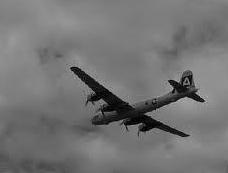
#> input picture 4 Wavelet Frame Based Image Restoration/code/2DTWFT/aircraft.jpg, 228 x 173 px
$ python -i mysubroutines.py   (imports and definitions only)
#> lines starting #> are read from the running program, lines starting #| are printed output that depends on the picture; after the words box and inside, x2 and y2 are one past the last pixel; in counts of white or black regions, pixels touching at a corner belong together
import os
import numpy as np
import matplotlib.pyplot as plt
from scipy.fftpack import fft2, ifft2
from scipy.ndimage import gaussian_filter
from Reinitial2D import Reinitial2D

# [18 lines left out: functions fspecial, psf2otf, not called in this run]

def neumann_shifts(u):
    """返回四邻域及四个对角邻域平移 (Neumann 零通量边界)"""
    u_xp = np.vstack([u[1:, :], u[-1:, :]])    # i+1, j
    u_xm = np.vstack([u[:1, :], u[:-1, :]])    # i-1, j
    u_yp = np.hstack([u[:, 1:], u[:, -1:]])    # i, j+1
    u_ym = np.hstack([u[:, :1], u[:, :-1]])    # i, j-1

    u_xp_yp = np.hstack([u_xp[:, 1:], u_xp[:, -1:]])
    u_xp_ym = np.hstack([u_xp[:, :1], u_xp[:, :-1]])
    u_xm_yp = np.hstack([u_xm[:, 1:], u_xm[:, -1:]])
    u_xm_ym = np.hstack([u_xm[:, :1], u_xm[:, :-1]])
    return u_xp, u_xm, u_yp, u_ym, u_xp_yp, u_xp_ym, u_xm_yp, u_xm_ym

# [168 lines left out: functions compute_curvature, init_level_set, solve_gac, solve_cv, not called in this run]


# 凸化 CV 模型 (Convexified CV)
def solve_convex_cv(img, max_iter=150, mu=2.0, lam_admm=1.0, alpha_g=10.0, use_edge_g=True):
    """
    Convexified Binary Mumford-Shah (Convex CV) 模型:
    min_{0 <= u <= 1} |nabla u|_g + mu <u, r>,  r = (f - c_1)^2 - (f - c_2)^2
    用 Split Bregman / ADMM 交替优化 u 与 vec{d} = nabla u
    """
    H, W = img.shape

    # 权重函数 g(x) = 1 或 1 / (1 + alpha * |\nabla f|^2)
    if use_edge_g and alpha_g > 0:
        img_s = gaussian_filter(img, sigma=1.0)
        ix_p, ix_m, iy_p, iy_m, _, _, _, _ = neumann_shifts(img_s)
        grad_sq = (0.5 * (ix_p - ix_m))**2 + (0.5 * (iy_p - iy_m))**2
        g_weight = 1.0 / (1.0 + alpha_g * grad_sq)
    else:
        g_weight = np.ones_like(img)

    # 频域差分算子用于 FFT 快速求解 u-子问题: (I - \Delta) u = rhs
    dx_k = np.zeros((H, W)); dx_k[0, 0] = -1.0; dx_k[0, 1] = 1.0
    dy_k = np.zeros((H, W)); dy_k[0, 0] = -1.0; dy_k[1, 0] = 1.0
    otf_Dx = fft2(dx_k)
    otf_Dy = fft2(dy_k)
    lap_denom = 1.0 + lam_admm * (np.abs(otf_Dx)**2 + np.abs(otf_Dy)**2)  # (I - λΔ)

    # 初始化 u \in [0, 1] (图像均值阈值初始化)
    u = (img >= np.mean(img)).astype(np.float64)
    dx = np.zeros((H, W), dtype=np.float64)
    dy = np.zeros((H, W), dtype=np.float64)
    bx = np.zeros((H, W), dtype=np.float64)
    by = np.zeros((H, W), dtype=np.float64)

    for _ in range(max_iter):
        # 更新区域均值常数 c1, c2（连续 u 软加权，符合凸化模型的交替优化）
        sum_u = np.sum(u) + 1e-10
        sum_1mu = np.sum(1.0 - u) + 1e-10
        c1 = np.sum(img * u) / sum_u
        c2 = np.sum(img * (1.0 - u)) / sum_1mu

        r = (img - c1)**2 - (img - c2)**2

        # 更新 u-子问题: 求解 \lambda (-\Delta u) + \mu r = \lambda div(d - b) 并投影到 [0, 1]
        div_db = lam_admm * (np.conj(otf_Dx) * fft2(dx - bx) + np.conj(otf_Dy) * fft2(dy - by))
        rhs = u - mu * r
        u_unconstrained = np.real(ifft2((fft2(rhs) + div_db) / lap_denom))
        u = np.clip(u_unconstrained, 0.0, 1.0)

        # 更新 d-子问题 (各向同性软阈值收缩 Shrinkage)
        nabla_x = np.roll(u, -1, axis=1) - u
        nabla_y = np.roll(u, -1, axis=0) - u
        vx = nabla_x + bx
        vy = nabla_y + by
        V = np.sqrt(vx**2 + vy**2 + 1e-12)

        thresh = g_weight / lam_admm
        shrink = np.maximum(V - thresh, 0.0) / V
        dx = shrink * vx
        dy = shrink * vy

        # 更新 Bregman 对偶变量 b
        bx = bx + nabla_x - dx
        by = by + nabla_y - dy

    # Co-area 定理，取阈值 u >= 0.5 得全局最优分割集，令水平集函数为 u - 0.5
    phi_equiv = u - 0.5
    seg_mask = (u >= 0.5).astype(np.float64)
    return phi_equiv, seg_mask


# 三联结果可视化
# [45 lines left out: function save_segmentation_result, not called in this run]

>>> import cv2
>>> picture = cv2.imread('../../4 Wavelet Frame Based Image Restoration/code/2DTWFT/aircraft.jpg', cv2.IMREAD_GRAYSCALE)
#> picture is the input picture: shape (173, 228); min 0, max 192, mean 115.6
>>> result = solve_convex_cv(picture)
#> in solve_convex_cv, `g_weight = 1.0 / (1.0 + alpha_g * grad_sq)`:
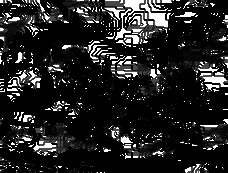
#> g_weight: shape (173, 228) float64; min 3.08e-06, max 1, mean 0.133
#> in solve_convex_cv, `u = (img >= np.mean(img)).astype(np.float64)`:
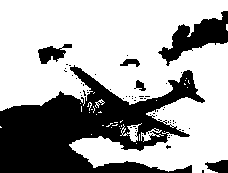
#> u: shape (173, 228) float64; values 0 (black) and 1 (white), 66.2% white; 60 black regions (54 under 20 px), largest, box (x1, y1, x2, y2) and area: (0, 65, 205, 173) 10956, (158, 11, 228, 66) 1552, (38, 44, 72, 64) 348, (205, 160, 228, 173) 214, (120, 59, 140, 67) 97, (134, 80, 146, 91) 69
#> the loop in solve_convex_cv, `for _ in range(max_iter):` made 150 passes
#> (sum_u, sum_1mu, c1, c2) on passes 1 to 12: (26102, 13342, 128.8, 89.65), (29736.5, 9707.5, 126.7, 81.57), (32332, 7112, 125.1, 72.26), (34402.7, 5041.3, 123.7, 59.92), (35529, 3915, 122.8, 49.43), (36198, 3246, 122.2, 41.13), (36569, 2875, 121.9, 35.43), (36758, 2686, 121.6, 32.25), (36813, 2631, 121.6, 31.25), (36829, 2615, 121.6, 30.93), (36831.8, 2612.2, 121.6, 30.9), (36832, 2612, 121.6, 30.9)
#> pass 1, in solve_convex_cv, `r = (img - c1)**2 - (img - c2)**2`:
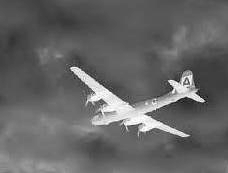
#> r: shape (173, 228) float64; min -6480, max 8550.7, mean -495.6; drawn with min black and max white
#> pass 1, in solve_convex_cv, `rhs = u - mu * r`:
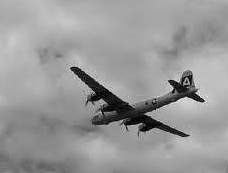
#> rhs: shape (173, 228) float64; min -17101.3, max 12960.9, mean 991.9; drawn with min black and max white
#> pass 1, in solve_convex_cv, `u_unconstrained = np.real(ifft2((fft2(rhs) + div_db) / lap_denom))`:
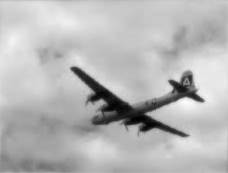
#> u_unconstrained: shape (173, 228) float64; min -16023.7, max 7647.2, mean 991.9; drawn with min black and max white
#> after the loop in solve_convex_cv, `for _ in range(max_iter):`:
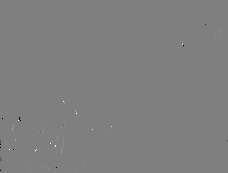
#> bx: shape (173, 228) float64; min -1, max 1, mean 0.00021; drawn with min black and max white
#> after the loop in solve_convex_cv, `for _ in range(max_iter):`:
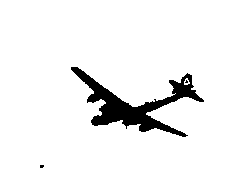
#> u: shape (173, 228) float64; values 0 (black) and 1 (white), 93.4% white; 3 black regions (2 under 20 px), largest, box (x1, y1, x2, y2) and area: (71, 67, 204, 137) 2595
